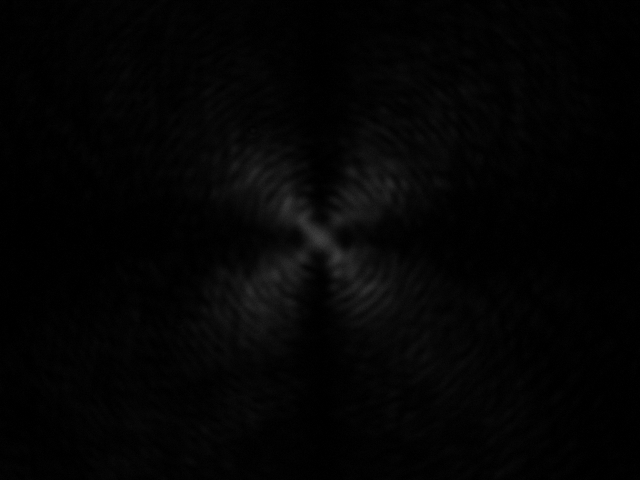
%> input picture Matlab_BackReflectionAnalysis/anims/19/35000mV.tif, 640 x 480 px; its folder holds only this picture in this run
$ octave run.m   (GNU Octave 9; MATLAB toolbox functions it lacks are replaced by stand-ins)
%> lines starting %> are read from the running program, lines starting %| are printed output that depends on the picture
### Matlab_BackReflectionAnalysis/variance.m
function variance(p)

files = dir([p ,'/*.tif']);
x1 = (1:640);
X = repmat(x1,480,1);
X2 = X.*X;
varx=[];
objpos=[];

for i = 1:length(files)
    f=files(i).name;
    filename = strrep(f,'.tif', '');
    im=imread([p, '/', f]);
%> im is the input picture: size 480x640 uint8; min 0, max 62, mean 4.2
    Nim=double(im)/255;
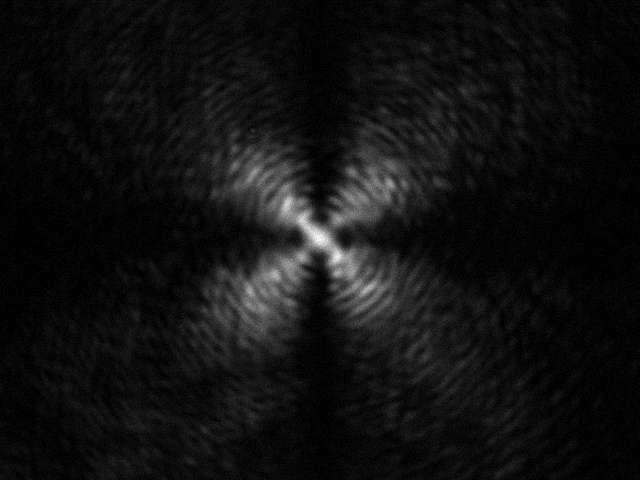
%> Nim: size 480x640 double; min 0, max 0.243, mean 0.0163; drawn with min black and max white
    s=sum(Nim(400:480,:))/81;
%> s = 640 values, max 0.0194 at index 229, min 0.00174 at index 325, mean 0.0103
    Nim2=Nim-ones(480,1)*s;

    objpos(end+1)=str2num(strrep(filename,'mV',''));

    wX2=X2.*Nim2;
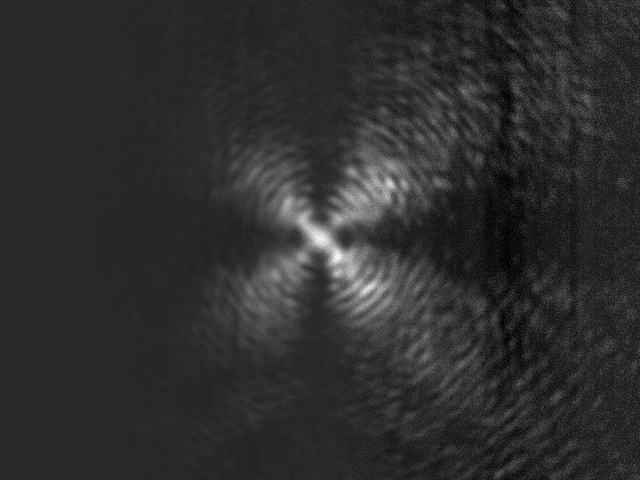
%> wX2: size 480x640 double; min -4829.2, max 25310.1, mean 670.9; drawn with min black and max white
    varx(end+1)=sum(sum(wX2))/sum(sum(Nim));
end

f6=figure(6);
plot(objpos/1000,sqrt(varx));

end

### Matlab_BackReflectionAnalysis/run.m
cla
clear
clc

% [8 lines of commented-out code are left out]
variance('/Users/Naanaa/Desktop/backReflection/anims/19');
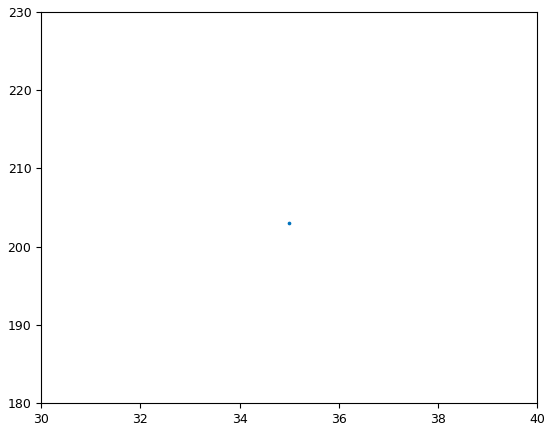
%> figure redrawn from the program's plot data

$ run again, on Matlab_BackReflectionAnalysis/anims/19/41000mV.tif
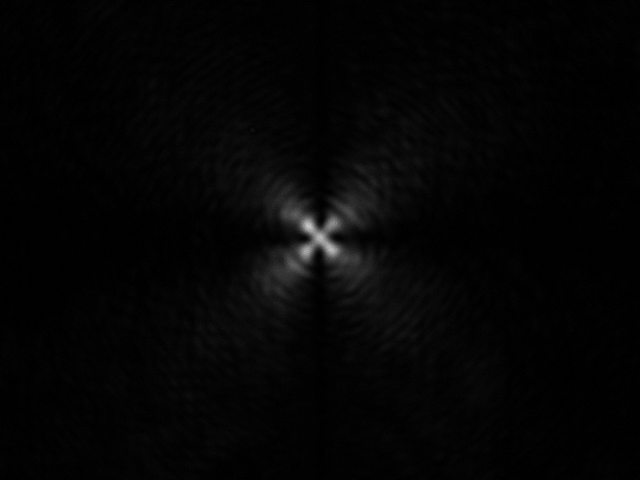
%> input picture Matlab_BackReflectionAnalysis/anims/19/41000mV.tif, 640 x 480 px
%> in variance, im is the input picture: size 480x640 uint8; min 0, max 203, mean 4.7
%> s = 640 values, max 0.0194 at index 191, min 0.00261 at index 322, mean 0.0101
%> `variance('/Users/Naanaa/Desktop/backReflection/anims/19');`:
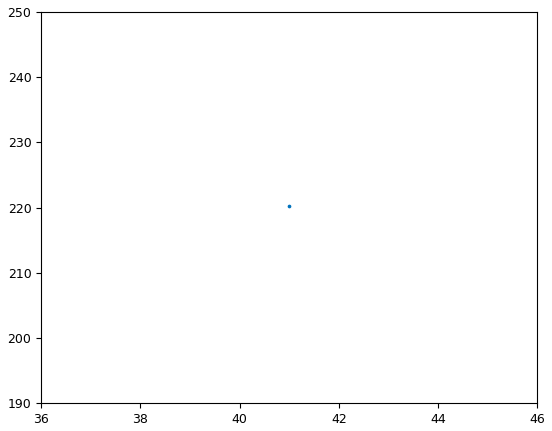
%> figure redrawn from the program's plot data
